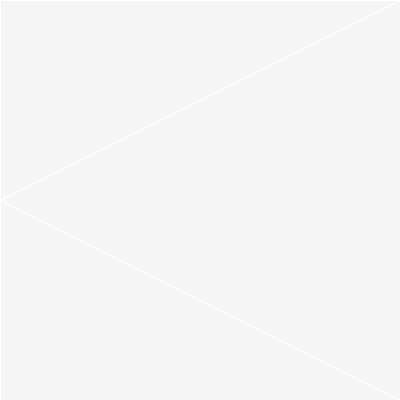
Frame 1 (no input)
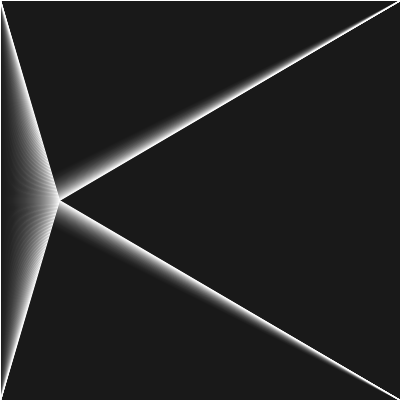
Frame 60 (the mouse pressed at the canvas centre just before this capture)
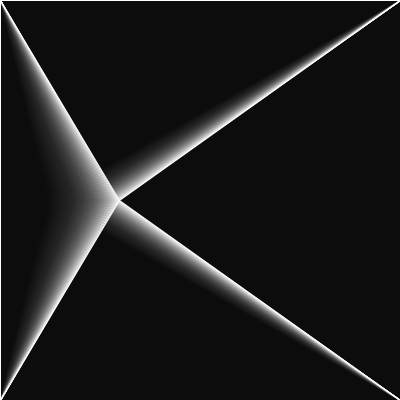
Frame 120 (the mouse held since frame 60 and released just before this capture)

The Processing sketch that drew these frames (run headless with seeded random() and noise(); from frame 60 on, the mouse is pressed at the canvas centre):

// Processing sketch: processing_74799
// ── processing_74799.pde

float X;

void setup ()  {
  float X = 0;
  size(400,400);
  background (255);
}

void draw ()  {
  fill (0, 10);
  stroke (255);
  rect (0,0,400,400);
  line (0 , 0, X, 200); 
  line (0, 400, X, 200);  

  line (400 , 0, X, 200);
  line (400 , 400, X, 200); 
  
  X = X + 1;
  if (X > width) {
    X = width - X * -1;
  }

}
